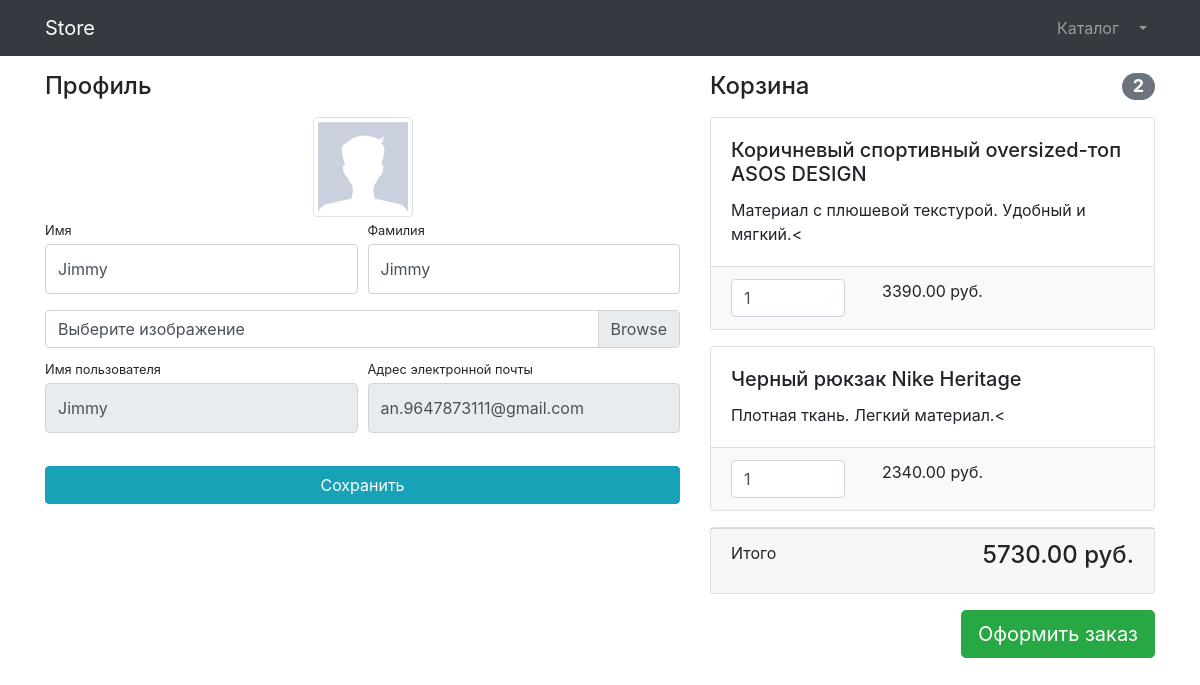
Screenshot of /users/profile//29/ (signed in) with the database file from the repository.
### users/models.py (models this page shows)
class User(AbstractUser):
    image = models.ImageField(upload_to='users_images', null=True, blank=True)
    is_verified_email = models.BooleanField(default=False)

### products/models.py (models this page shows, shortened)
class Basket(models.Model):
    user = models.ForeignKey(to=User, on_delete=models.CASCADE)
    product = models.ForeignKey(to=Product, on_delete=models.CASCADE)
    quantity = models.PositiveSmallIntegerField(default=0)
    created_timestamp = models.DateTimeField(auto_now_add=True)
    objects = BasketQuerySet.as_manager()
    def sum(self):
        return self.product.price * self.quantity

class Product(models.Model):
    name = models.CharField(max_length=256)
    description = models.TextField()
    price = models.DecimalField(max_digits=10, decimal_places=2)
    quantity = models.PositiveIntegerField(default=0)
    image = models.ImageField(upload_to='products_images')
    category = models.ForeignKey(to=ProductCategory, on_delete=models.CASCADE)
    class Meta:
        verbose_name = 'product'
        verbose_name_plural = 'products'

### users/views.py (the view, shortened to what this page needs)
# urls.py: path('profile//<int:pk>/', login_required(UserProfileView.as_view()), name='profile'),
class UserProfileView(TitleMixin, UpdateView):
    model = User
    form_class = UserProfileForm
    template_name = 'users/profile.html'
    title = 'Store - Personal Area'

### users/forms.py
class UserProfileForm(UserChangeForm):
    first_name = forms.CharField(widget=forms.TextInput(attrs={
        'class': 'form-control py-4'}))
    last_name = forms.CharField(widget=forms.TextInput(attrs={
        'class': 'form-control py-4'}))
    image = forms.ImageField(widget=forms.FileInput(attrs={
        'class': 'custom-file-input'}), required=False)
    username = forms.CharField(widget=forms.TextInput(attrs={
        'class': 'form-control py-4', 'readonly': True}))
    email = forms.CharField(widget=forms.TextInput(attrs={
        'class': 'form-control py-4', 'readonly': True}))
    class Meta:
        model = User
        fields = ('first_name', 'last_name', 'image', 'username', 'email')

### common/views.py (called while the page is built)
    def get_context_data(self, **kwargs):
        context = super(TitleMixin, self).get_context_data(**kwargs)
        context['title'] = self.title
        return context

### products/context_processors.py (called while the page is built)
def baskets(request):
    user = request.user
    return {'baskets': Basket.objects.filter(user=user) if user.is_authenticated else []}

### products/models.py (called while the page is built)
    def total_sum(self):
        return sum(basket.sum() for basket in self)

    def total_quantity(self):
        return sum(basket.quantity for basket in self)

### users/templates/users/profile.html (shortened to what this page needs)
{% extends 'products/base.html' %}
{% load  static %}
{% block css %}
    <link href="{% static 'vendor/css/profile.css' %}" rel="stylesheet">
{% endblock %}
{% block content %}
    <div class="container">
        <div class="row">
            <div class="col-lg-7">
                <h4 class="mt-3 mb-3">Профиль</h4>
                <div class="col-lg-12 text-center">
                    <img width="100" height="100"
                         src="{% if user.image %} {{ user.image.url }} {% else %} {% static 'vendor/img/users/default_avatar.jpg' %}
                         {% endif %}"
                         class="img-thumbnail">
                </div>
                <form action="{% url 'users:profile' user.id %}" method="post" enctype="multipart/form-data">
                    <div class="form-row">
                        <div class="col-lg-6">
                            <div class="form-group">
                                <label class="small mb-1" for="{{ form.first_name.id_for_label }}">
                                    Имя
                                </label>
                                {{ form.first_name }}
                            </div>
                        </div>
                        <div class="col-lg-6">
                            <div class="form-group">
                                <label class="small mb-1" for="{{ form.last_name.id_for_label }}">
                                    Фамилия
                                </label>
                                {{ form.last_name }}
                            </div>
                        </div>
                    </div>
                    <div class="form-row mb-2">
                        <div class="col-lg-12">
                            <div class="custom-file">
                                <label class="custom-file-label" for="{{ form.image.id_for_label }}">
                                    Выберите изображение
                                </label>
                            </div>
                        </div>
                    </div>
                    <div class="form-row">
                        <div class="col-lg-6">
                            <label class="small mb-1" for="{{ form.username.id_for_label }}">
                                Имя пользователя
                            </label>
                            {{ form.username }}
                        </div>
                        <div class="col-lg-6">
                            <label class="small mb-1" for="{{ form.email.id_for_label }}">
                                Адрес электронной почты
                            </label>
                            {{ form.email }}
                        </div>
                    </div>
                    <div class="form-row">
                        <div class="col-lg-12" style="margin-top: 33px;">
                            <input class="btn btn-info btn-block" type="submit" value="Сохранить">
                        </div>
                    </div>
                </form>
            </div>
            <div class="col-lg-5">
                {% include 'products/baskets.html' %}
            </div>
    </div>
</div>
{% endblock %}

### products/templates/products/baskets.html (shortened to what this page needs)
{% if baskets %}
    <h4 class="mt-3 mb-3 d-flex justify-content-between align-items-center mb-3">
                        Корзина <span class="badge badge-secondary badge-pill">{{ baskets.total_quantity }}</span>
                    </h4>
                    {% for basket in baskets %}
                    <div class="card mb-3">
                        <div class="card-body">
                            <h5 class="card-title">{{ basket.product.name }}</h5>
                            <p class="card-text">{{ basket.product.description }}<</p>
                        </div>
                        <ul class="list-group list-group-flush">
                            <li class="list-group-item bg-light">
                                <div class="row text-center">
                                    <div class="col-lg-4">
                                        <input name="basketID" type="number" class="form-control"
                                               value="{{ basket.quantity }}" min="0">
                                    </div>
                                    <div class="col-lg-4">{{ basket.sum }} руб.</div>
                                    <div class="col-lg-4">
                                    </div>
                                </div>
                            </li>
                        </ul>
                    </div>
                    {% endfor %}
                    <div class="card mb-3">
                        <div class="card-footer">
                            <p class="float-left">Итого</p>
                            <h4 class="float-right">{{ baskets.total_sum }} руб.</h4>
                        </div>
                    </div>
                    <a class="btn btn-success btn-lg float-right" href="../orders/order-create.html">
                        Оформить заказ
                    </a>
{% else %}
    <h4 class="mt-3 mb-3 text-center">
                        Корзина пустая
                    </h4>
{% endif %}

### rows the page displays
User: first_name "Jimmy", last_name "Jimmy", username "Jimmy", email "an.9647873111@gmail.com"
Basket: total_quantity "2", product.name "Коричневый спортивный oversized-топ ASOS DESIGN", product.description "Материал с плюшевой текстурой. Удобный и мягкий.", basketID "1", sum "3390.00", total_sum "5730.00"
Basket: product.name "Черный рюкзак Nike Heritage", product.description "Плотная ткань. Легкий материал.", basketID "1", sum "2340.00"
